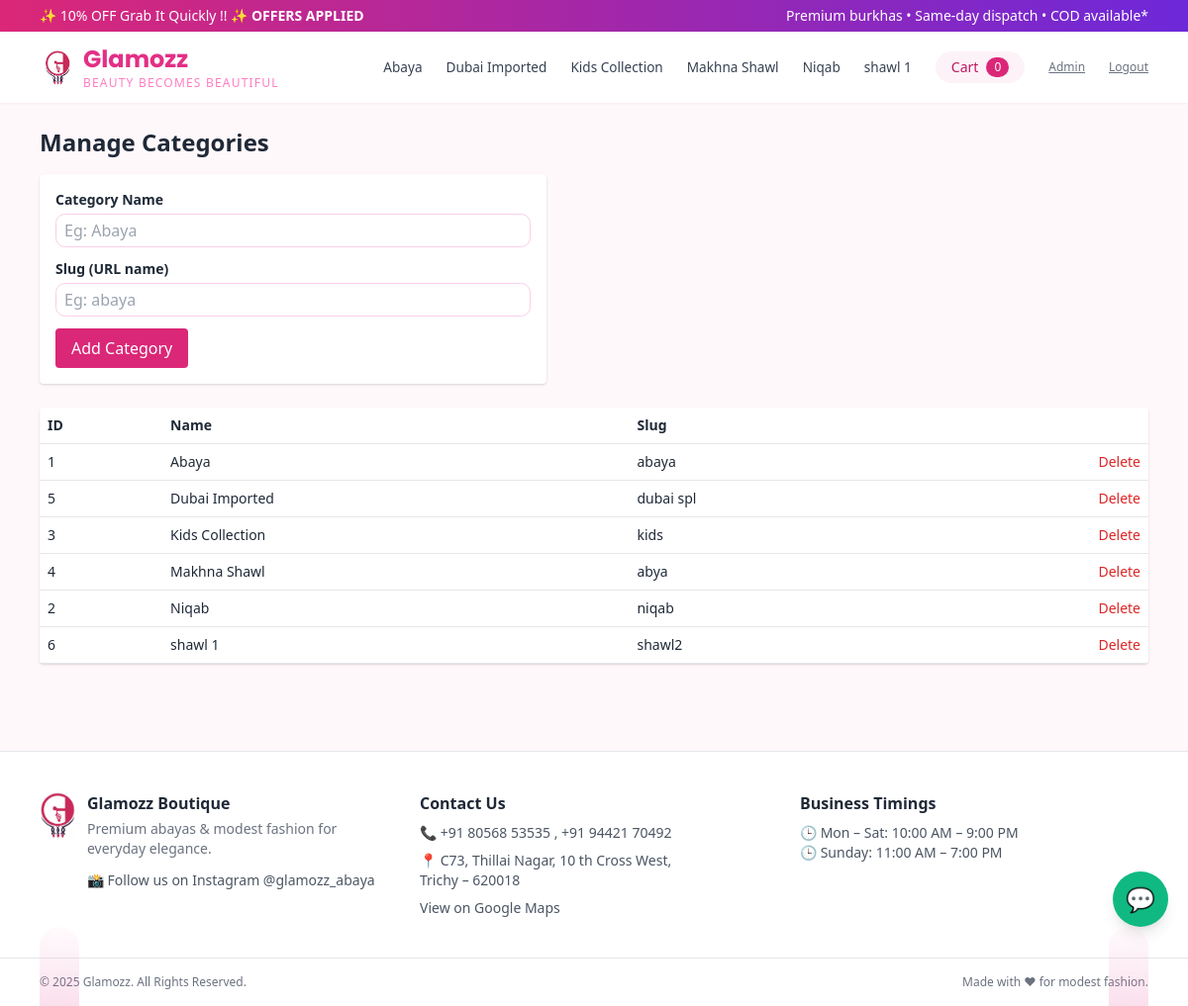
Page /admin/categories (signed in) on the committed database.
### app.py (models this page shows)
class Category(db.Model):
    id = db.Column(db.Integer, primary_key=True)
    slug = db.Column(db.String(64), unique=True, nullable=False)
    name = db.Column(db.String(120), nullable=False)
    products = db.relationship("Product", backref="category", lazy=True)

### app.py (the view)
@app.route("/admin/categories")
@login_required
@admin_required
def admin_categories():
    categories = Category.query.order_by(Category.name).all()
    return render_template("admin/categories.html", categories=categories)

### app.py (called while the page is built)
@login_manager.user_loader
def load_user(user_id):
    return User.query.get(int(user_id))

def get_cart():
    return session.get("cart", {})

def admin_required(func):
    from functools import wraps
    @wraps(func)
    def wrapper(*args, **kwargs):
        if not current_user.is_authenticated:
            return login_manager.unauthorized()
        if not current_user.is_admin:
            flash("Admin access only.")
            return redirect(url_for("index"))
        return func(*args, **kwargs)
    return wrapper

@app.context_processor
def inject_globals():
    nav_categories = {c.slug: c.name for c in Category.query.order_by(Category.name).all()}
    cart = get_cart()
    cart_count = sum(cart.values())
    return dict(nav_categories=nav_categories, cart_count=cart_count, current_user=current_user)

### templates/admin/categories.html (shortened to what this page needs)
{% extends "base.html" %}
{% block content %}
<h1 class="text-2xl font-bold mb-4">Manage Categories</h1>
<div class="bg-white p-4 rounded shadow mb-6 max-w-lg">
    <form method="post" action="{{ url_for('admin_category_new') }}">
        <label class="block text-sm font-semibold mb-1">Category Name</label>
        <input type="text" name="name" class="w-full border px-2 py-1 mb-3" placeholder="Eg: Abaya" required>
        <label class="block text-sm font-semibold mb-1">Slug (URL name)</label>
        <input type="text" name="slug" class="w-full border px-2 py-1 mb-3" placeholder="Eg: abaya" required>
        <button class="bg-pink-600 text-white px-4 py-2 rounded">
            Add Category
        </button>
    </form>
</div>
<div class="bg-white rounded shadow">
    <table class="w-full text-sm">
        <tr class="border-b">
            <th class="p-2 text-left">ID</th>
            <th class="p-2 text-left">Name</th>
            <th class="p-2 text-left">Slug</th>
            <th class="p-2"></th>
        </tr>
        {% for c in categories %}
        <tr class="border-b">
            <td class="p-2">{{ c.id }}</td>
            <td class="p-2">{{ c.name }}</td>
            <td class="p-2">{{ c.slug }}</td>
            <td class="p-2 text-right">
                <form method="post" action="{{ url_for('admin_category_delete', category_id=c.id) }}">
                    <button onclick="return confirm('Delete this category?')" class="text-red-600">
                        Delete
                    </button>
                </form>
            </td>
        </tr>
        {% endfor %}
    </table>
</div>
{% endblock %}

### templates/base.html (shortened to what this page needs)
<!DOCTYPE html>
<html lang="en">
<head>
    <link rel="stylesheet" href="{{ url_for('static', filename='css/premium.css') }}">
    <link href="https://cdn.jsdelivr.net/npm/tailwindcss@2.2.19/dist/tailwind.min.css" rel="stylesheet">
</head>
<body class="bg-[var(--brand-bg)] text-gray-800 transition-colors duration-300">
    <div class="w-full bg-gradient-to-r from-pink-600 via-rose-500 to-purple-700 text-white text-xs sm:text-sm">
        <div class="max-w-6xl mx-auto px-4 py-1.5 flex justify-between items-center">
            <span>✨ 10% OFF Grab It Quickly !! ✨ <b>OFFERS APPLIED</b></span>
            <span class="hidden sm:inline">Premium burkhas • Same-day dispatch • COD available*</span>
        </div>
    </div>
<header class="bg-white shadow-sm sticky top-0 z-50">
    <div class="max-w-6xl mx-auto px-4 py-3 flex items-center justify-between">
        <div class="flex items-center gap-2">
    <a href="{{ url_for('index') }}" class="flex items-center gap-2">
        <img src="{{ url_for('static', filename='uploads/icon.png') }}" alt="Logo"
             class="w-9 h-9 object-contain">
        <div class="leading-tight">
            <h1 class="text-2xl font-bold" style="color:#e32f86;font-family:Poppins;">
                Glamozz
            </h1>
            <p class="tracking-widest text-xs font-medium" style="color:#ff7ec2;">
                BEAUTY BECOMES BEAUTIFUL
            </p>
        </div>
    </a>
</div>
        <nav class="hidden md:flex items-center space-x-6 text-sm font-medium text-gray-700">
            {% for slug, name in nav_categories.items() %}
                <a href="{{ url_for('category_page', slug=slug) }}"
                   class="nav-link hover:text-pink-600">
                    {{ name }}
                </a>
            {% endfor %}
            <a href="{{ url_for('cart') }}"
   class="pill-badge bg-pink-50 text-pink-700 px-4 py-1.5 text-sm
          hover:bg-pink-100 flex items-center space-x-2 rounded-full">
    <span>Cart</span>
    <span class="pill-badge bg-pink-600 text-white text-xs
                 px-2 py-0.5 rounded-full">
        {{ cart_count }}
    </span>
</a>
            {% if current_user.is_authenticated and current_user.is_admin %}
                <a href="{{ url_for('admin_dashboard') }}"
                   class="text-xs text-gray-500 underline">
                   Admin
                </a>
                <a href="{{ url_for('admin_logout') }}"
                   class="text-xs text-gray-500 underline">
                   Logout
                </a>
            {% endif %}
        </nav>
    </div>
</header>
    <main class="flex-1">
        <div class="max-w-6xl mx-auto px-4 py-6">
            {% block content %}{% endblock %}
        </div>
    </main>
<footer class="relative bg-white border-t mt-16 overflow-hidden">
    <div class="absolute inset-0 pointer-events-none">
        <div class="tree tree-left"></div>
        <div class="tree tree-right"></div>
    </div>
    <div class="relative max-w-6xl mx-auto px-4 py-10 grid grid-cols-1 md:grid-cols-3 gap-8 text-sm text-gray-600">
<div class="flex items-start gap-3">
    <img src="{{ url_for('static', filename='uploads/icon.png') }}"
         class="h-12 w-auto object-contain" alt="Glamozz">
    <div>
        <h3 class="text-base font-semibold text-gray-800 mb-1">Glamozz Boutique</h3>
        <p class="text-gray-500 mb-3 text-sm">
            Premium abayas & modest fashion for everyday elegance.
        </p>
        <a href="https://www.instagram.com/glamozz_abaya?igsh=Y205bXdqdnI1Y3p0"
           target="_blank"
           class="inline-flex items-center gap-2 text-[var(--brand-pink)] font-medium hover:underline">
            📸 Follow us on Instagram @glamozz_abaya
        </a>
    </div>
</div>
        <div>
            <h3 class="text-base font-semibold text-gray-800 mb-2">
                Contact Us
            </h3>
            <p class="mb-2">
                📞 <a href="tel:+918056853535" class="hover:underline">
                    +91 80568 53535
                </a>
                <a href="tel:+919442170492" class="hover:underline">
                    , +91 94421 70492
                </a>
            </p>
            <p class="mb-2">
                📍 C73, Thillai Nagar, 10 th Cross West,<br>
                Trichy – 620018
            </p>
            <a href="https://www.google.com/maps/place/GLAMOZZ+BURKHA/@10.8209313,78.6791688,869m/data=!3m1!1e3!4m14!1m7!3m6!1s0x3baaf5a1981f28d3:0x8d49c6cb777a2616!2sGLAMOZZ+BURKHA!8m2!3d10.8209313!4d78.6817437!16s%2Fg%2F11f4m4zh_q!3m5!1s0x3baaf5a1981f28d3:0x8d49c6cb777a2616!8m2!3d10.8209313!4d78.6817437!16s%2Fg%2F11f4m4zh_q?entry=ttu&g_ep=EgoyMDI1MTIwOS4wIKXMDSoASAFQAw%3D%3D"
               target="_blank"
               class="text-[var(--brand-pink)] hover:underline">
                View on Google Maps
            </a>
        </div>
        <div>
            <h3 class="text-base font-semibold text-gray-800 mb-2">
                Business Timings
            </h3>
            <p>🕒 Mon – Sat: 10:00 AM – 9:00 PM</p>
            <p>🕒 Sunday: 11:00 AM – 7:00 PM</p>
        </div>
    </div>
    <div class="border-t">
        <div class="max-w-6xl mx-auto px-4 py-4 text-xs text-gray-500 flex flex-col sm:flex-row justify-between items-center space-y-2 sm:space-y-0">
            <span>© 2025 Glamozz. All Rights Reserved.</span>
            <span>Made with ♥ for modest fashion.</span>
        </div>
    </div>
</footer>
<a href="https://wa.me/919876543210"
   target="_blank"
   class="fixed bottom-20 right-5 z-50
          bg-green-500 hover:bg-green-600
          text-white
          w-14 h-14
          rounded-full
          flex items-center justify-center
          shadow-lg
          text-2xl"
          >
    💬
</a>
</body>
</html>

### static/css/premium.css (style rules this page uses)
:root { --pink-main: #e11d74; --pink-soft: #fff1f7; --pink-light: #fde7f3; --purple-dark: #3b0a45; --text-dark: #1f2937; --text-muted: #6b7280; --card-bg: #ffffff; --radius-lg: 1.25rem; --radius-md: 0.75rem; --shadow-soft: 0 10px 25px rgba(0,0,0,0.06); --shadow-hover: 0 18px 40px rgba(225,29,116,0.18); }
body { font-family: 'Poppins', sans-serif; background: linear-gradient(180deg, #fff7fb 0%, #ffffff 100%); color: var(--text-dark); }
.nav-link { font-size: 0.85rem; position: relative; }
.nav-link::after { content: ""; position: absolute; left: 0; bottom: -5px; height: 2px; width: 0; background: linear-gradient(to right, var(--pink-main), #9333ea); transition: width 0.25s ease; }
select, input, textarea { border-radius: 0.6rem; border: 1px solid #fbcfe8; font-size: 0.8rem; }
:root { --pink:#e32f86; --pink-soft:#ffe4f2; --bg:#fff8fb; --text:#1f2937; --card:#ffffff; }
body { background:var(--bg); color:var(--text); font-family:Poppins,sans-serif; }

### templates/base.html (style rules this page uses)
:root { --brand-bg:#fff8fb; --brand-text:#1f2937; --brand-card:#ffffff; --brand-border:#e5e7eb; --brand-pink:#e32f86; --brand-pink-soft:#ffe4f2; }
body { background:var(--brand-bg); color:var(--brand-text); }
:root { --brand-pink:#e32f86; --brand-pink-soft:#ffe4f2; --brand-deep:#4b1248; --brand-bg:#fff8fb; }
.tree { position:absolute; bottom:0; width:40px; height:80px; background:linear-gradient(to top,#e32f86,#ffe4f2); border-radius:20px 20px 0 0; opacity:0.15; }
.tree-left { left:40px; }
.tree-right { right:40px; }

### rows in the picture
Category: name "Abaya", id "1", slug "abaya"
Category: name "Dubai Imported", id "5", slug "dubai spl"
Category: name "Kids Collection", id "3", slug "kids"
Category: name "Makhna Shawl", id "4", slug "abya"
Category: name "Niqab", id "2", slug "niqab"
Category: name "shawl 1", id "6", slug "shawl2"

### other values in the picture
{{ cart_count }} "0"
